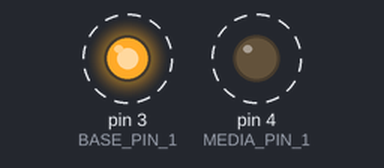
Recording of a sketch running on a simulated Arduino Uno, built with avr-gcc and run on an emulated ATmega328P. Parts: output pins drawn as LEDs (lit = HIGH). Dashed ring = blinking. At 61.0 s the program stops and its outputs stay as they are.

Above: at 0.2 s.
Timing chart, 0 to 3.0 s (numbered marks = the images above):
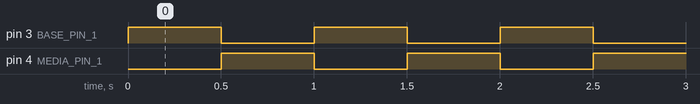

Measured:
- by itself, pin 3 (BASE_PIN_1), pin 4 (MEDIA_PIN_1): alternates HIGH for 0.50 s and LOW for 0.50 s, 122 changes in all, then stays LOW

The sketch:

washout.ino
```cpp
const int MEDIA_PIN_1 = 4;
const int BASE_PIN_1 = 3;

void setup() {

  pinMode(MEDIA_PIN_1, OUTPUT);
  pinMode(BASE_PIN_1, OUTPUT);
}

void loop() {

  // washout(time in minutes);
  washout(1);


  digitalWrite(MEDIA_PIN_1, LOW);
  digitalWrite(BASE_PIN_1, LOW);
  exit(0);  // exit main loop
}

int washout(float duration) {
  for (int i = 0; i <= duration * 60; i++) {
    digitalWrite(BASE_PIN_1, HIGH);
    digitalWrite(MEDIA_PIN_1, LOW);
    delay(500);
    digitalWrite(BASE_PIN_1, LOW);
    digitalWrite(MEDIA_PIN_1, HIGH);
    delay(500);
  }
}
```
